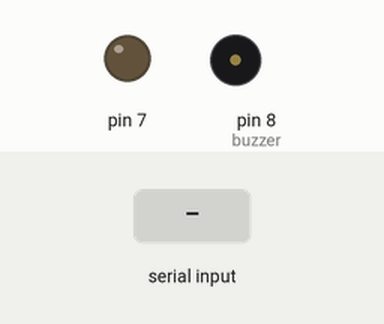
A sketch run on a simulated Arduino Uno, built with avr-gcc and run on an emulated ATmega328P. Parts: output pins drawn as LEDs (lit = HIGH), buzzer (waves = sounding). The test bench sets the inputs (shaded band). What the sketch prints to the serial monitor is not drawn.

Above: at 0.9 s.
1.0 s: "1,90,45\n" received over Serial
Timing chart, 0 to 4.0 s (numbered marks = the images above; inputs shaded):
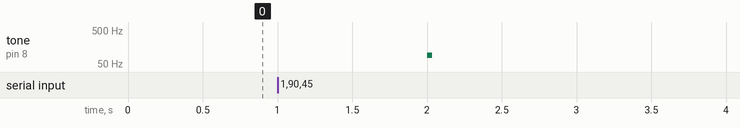

The sketch:

musicSendTest.ino
```cpp
void takeOnMe()
{
  // change this to make the song slower or faster
  int tempo = 140;

  // change this to whichever pin you want to use
  int buzzer = 8;
  int notes = Serial.parseInt();
  while (notes == 0) {
    notes = Serial.parseInt();
  }
  int melody[notes * 2];
  for (int i = 0; i < notes * 2; i++)
  {
    //    delay(100);
    int val = Serial.parseInt();
    while (val == 0) {
      val = Serial.parseInt();
    }
    if (val == 255)
      val = 0;
    melody[i] = val;
    //    digitalWrite(7, LOW);
    //    delay(1000);

    //    Serial.print(7);
    //    Serial.println(val);
  }
  //  digitalWrite(7, HIGH);


  // this calculates the duration of a whole note in ms
  int wholenote = (60000 * 4) / tempo;

  int divider = 0, noteDuration = 0;

  // iterate over the notes of the melody.
  // Remember, the array is twice the number of notes (notes + durations)
  for (int thisNote = 0; thisNote < notes * 2; thisNote = thisNote + 2) {

    // calculates the duration of each note
    divider = melody[thisNote + 1];
    if (divider > 0) {
      // regular note, just proceed
      noteDuration = (wholenote) / divider;
    } else if (divider < 0) {
      // dotted notes are represented with negative durations!!
      noteDuration = (wholenote) / abs(divider);
      noteDuration *= 1.5; // increases the duration in half for dotted notes
    }

    // we only play the note for 90% of the duration, leaving 10% as a pause
    tone(buzzer, melody[thisNote], noteDuration * 0.9);

    // Wait for the specief duration before playing the next note.
    delay(noteDuration);

    // stop the waveform generation before the next note.
    noTone(buzzer);
  }
  Serial.write(1);
}


void setup() {
  Serial.begin(115200);
  pinMode(8, OUTPUT);
  pinMode(7, OUTPUT);
  digitalWrite(7, LOW);
  Serial.write(2);
  while (!Serial.available()) {}
  delay(1000);
  takeOnMe();
}
void loop() {}
```

Measured:
- after the input at 1.0 s, tone on pin 8 (buzzer): silent → 90 Hz after 1.0 s, → silent 0.03 s later
